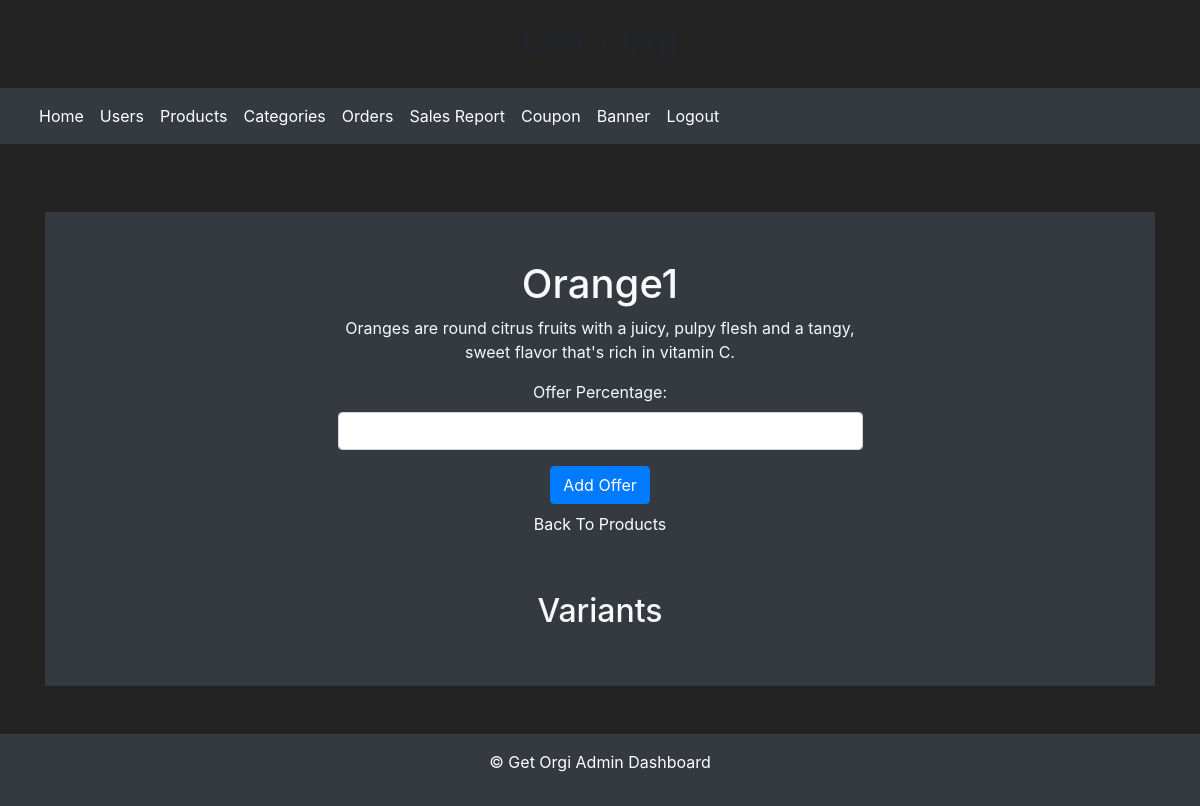
/product_offer/2/, run on an earlier commit of the app's database.
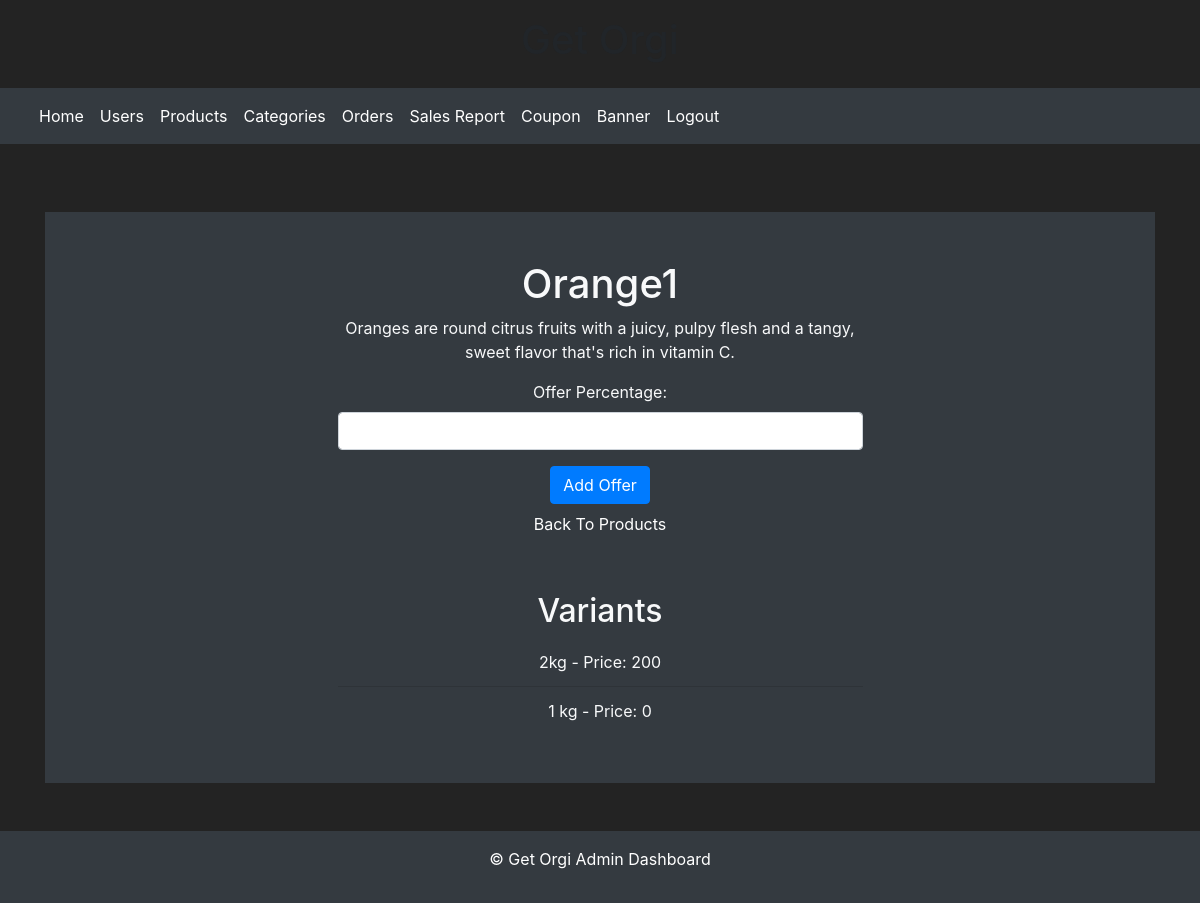
And on a later commit of the database.
### shopping/models.py (models this page shows, shortened)
class ProductVariant(models.Model):
    product = models.ForeignKey(Product, on_delete=models.CASCADE)
    variant =models.CharField(max_length=50)
    price = models.IntegerField()
    price_after_offer = models.IntegerField(default=0)
    stock = models.PositiveIntegerField(default=1)

### shopping/views.py (the view, shortened to what this page needs)
# urls.py: path('product_offer/<int:product_id>/', views.product_offer, name='product_offer'),
def product_offer(request, product_id):
    product = Product.objects.get(id=product_id)
    variants = product.productvariant_set.all()
    context = {
        'product': product,
        'variants': variants,
    }
    return render(request, 'product_offer.html', context)

### templates/product_offer.html (shortened to what this page needs)
{% extends 'admin_dash.html' %}
{% block content %}
<body style=" background-color: #232323;">
<div class="container-fluid bg-dark">
    <div class="row justify-content-center">
        <div class="col-md-6">
            <div class="text-center text-light py-5">
                <h1>{{ product.name }}</h1>
                <p>{{ product.description }}</p>
                {% if product.offer_percentage %}
                    <p class="offer">Offer: {{ product.offer_percentage }}% off</p>
                    <form method="post" action="{% url 'product_offer' product_id=product.id %}">
                        {% csrf_token %}
                        <button type="submit" name="remove_offer" class="btn btn-danger">Remove Offer</button>
                    </form>
                {% else %}
                    <form method="post" action="{% url 'product_offer' product_id=product.id %}">
                        <div class="form-group">
                            <label for="offer_percentage" class="text-light">Offer Percentage:</label>
                            <input type="number" name="offer_percentage" id="offer_percentage" class="form-control" required>
                        </div>
                        <button type="submit" name="add_offer" class="btn btn-primary">Add Offer</button>
                        <a class="nav-link" href="{% url 'admin_page' %}">Back To Products</a>
                    </form>
                {% endif %}
                <h2 class="mt-5">Variants</h2>
                <ul class="list-group list-group-flush bg-dark">
                    {% for variant in variants %}
                        <li class="list-group-item text-light bg-dark">{{ variant.variant }} - Price: {{ variant.price_after_offer }}</li>
                    {% endfor %}
                </ul>
            </div>
        </div>
    </div>
</div></body>
{% endblock%}

What changed in the data, as far as the page shows it:
added ProductVariant: variant "2kg", price_after_offer "200"
added ProductVariant: variant "1 kg", price_after_offer "0"
